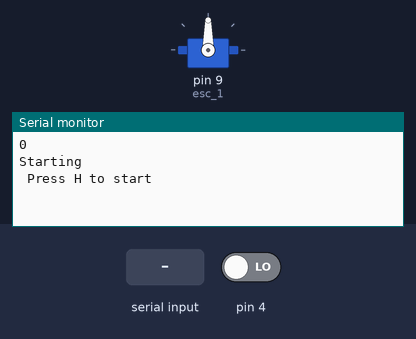
The sketch below on a simulated Arduino Uno, built with avr-gcc and run on an emulated ATmega328P. Parts: servo, the last lines printed to the serial monitor. Inputs (shaded band) come from the test bench; at power-on: pin 4 LOW.

Above: at 1.2 s.
1.3 s: "H" received over Serial
At 2.3 s:
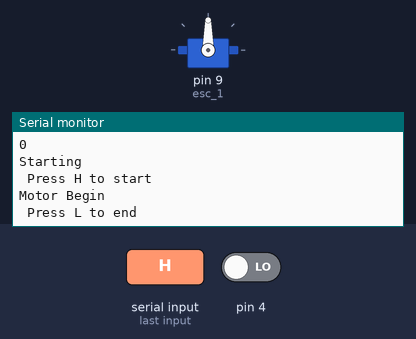
2.8 s: "L" received over Serial
At 3.6 s:
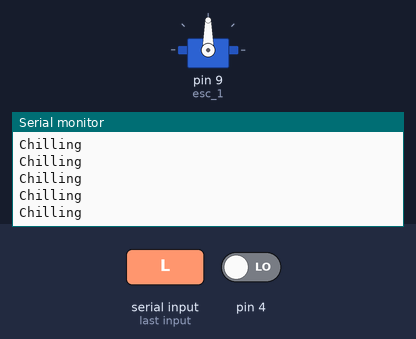

The sketch:

Motor_Test.ino
```cpp
#include <Servo.h>

Servo esc_1;  // create servo object to control the PWM signal
int pulsetime = 0;

void setup() {
  esc_1.attach(9, 900, 2400);  // make sure to use a PWM capable pin
  pinMode(4, INPUT);
  Serial.begin(9600);
  Serial.println(digitalRead(4));


}

void loop() {
  Serial.println("Starting");
  Serial.println(" Press H to start");
  while(true) // remain here until told to break
  {
    if(Serial.available() > 0) // did something come in?
      if(Serial.read() == 'H') // is that something the char G?
        break;
  }
  Serial.println("Motor Begin");
  //delay(10000);
  //Serial.println("about to go max");

  set_esc_power(esc_1, 100);
  //pulsetime = set_esc_power(esc_1, 50);
  //esc_1.writeMicroseconds(pulsetime);
  //delay(10000);

  Serial.println(" Press L to end");
  while(true) // remain here until told to break
  {
    //Serial.println(pulsetime);
    if(Serial.available() > 0) // did something come in?
      if(Serial.read() == 'L') // is that something the char G?
        break;
  }
  //Serial.println("going low");
  //delay(10000);

  set_esc_power(esc_1, 0);

  //pulsetime = set_esc_power(esc_1, 0);
  //esc_1.writeMicroseconds(pulsetime);

  Serial.println("Stopped");
  while (true){
    Serial.println("Chilling");
  }


  // set_esc_power(esc_1, 5);
  // delay(6000) ;
  // set_esc_power(esc_1, 40);
  // delay(500) ;
  // set_esc_power(esc_1, 50);
  // delay(500) ;
  // set_esc_power(esc_1, 40);
  // delay(500) ;
  // set_esc_power(esc_1, 20);
  // delay(500) ;
}

int set_esc_power (Servo esc, int power){
  power = constrain(power, 0, 100);
  int signal_min = 900;
  int signal_max = 2400;
  int signal_output = map(power, 0, 100, signal_min, signal_max); //map(value, fromLow, fromHigh, toLow, toHigh)
  esc.writeMicroseconds(signal_output);
  //return signal_output;
}
```

Measured:
- after the input at 1.3 s, the serial monitor: prints a new line at once (image 1)
- after the input at 2.8 s, the serial monitor: prints a new line at once (image 2)
